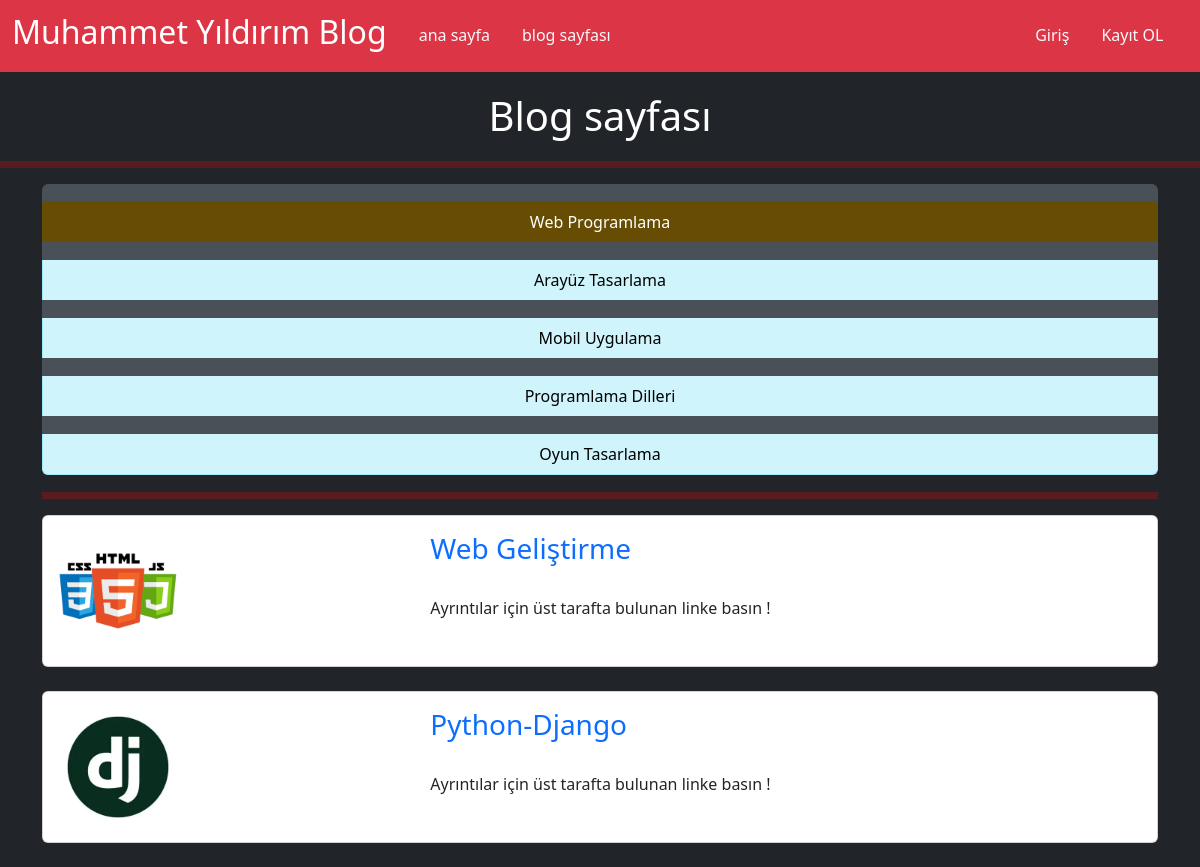
The app's page /category/web-programlama with its own data.
### blogapp/models.py (models this page shows, shortened)
class Category(models.Model):
    name = models.CharField(max_length=100)
    slug = models.SlugField(null=False, unique=True, blank=True, editable=False, db_index=True)

class Blogs(models.Model):
    title = models.CharField(max_length=100)
    image = models.ImageField(upload_to="images")
    description = RichTextField(models.TextField)
    is_active = models.BooleanField(default=True)
    is_home = models.BooleanField()
    is_blog = models.BooleanField()
    slug = models.SlugField(null=False, blank=True, unique=True, db_index=True, editable=False)
    categories = models.ManyToManyField(Category, blank=True)

### blogapp/views.py (the view)
# urls.py: path("category/<slug:slug>", views.blogs_by_category, name='blogs_by_category')
def blogs_by_category(request, slug):
    data = {
        "blogs": Category.objects.get(slug=slug).blogs_set.all(),
        "category": Category.objects.all(),
        "selected_category": slug
    }
    return render(request, "blogapp/blogs.html", data)

### blogapp/templates/blogapp/blogs.html (shortened to what this page needs)
{% extends "base.html" %}
{% load static %}
{% block content %}
<h1 style="color:white; text-align:center; margin-top:20px; margin-bottom:20px;">Blog sayfası</h1>
<hr color="red" size="10">
<div class="container">
    <div class="row">
        <div class="col-12">
            {% include 'blogapp/partials/_categories.html' %}
        </div>
        <div class="col-12">
            <hr color="red" size="10">
            {% if blogs|length > 0 %}
                {% for blog in blogs %}
                    {% include 'blogapp/partials/_blogs.html' %}
                {% endfor %}
            {% else %}
                <div class="alert alert-warning" role="alert" style="text-align:center; font-weight:500; color:#000000; ">Bu kategori ile ilgili bir içerik bulunamadı !</div>
            {% endif %}
        </div>
    </div>
</div>
{% endblock %}

### blogapp/templates/blogapp/partials/_categories.html
{% load static %}
<div class="list-group">
    {% for categori in category%}
        {% if categori.slug == selected_category %}
            <a class="list-group-item list-group-item-dark active"></a>
            <a style="text-align:center; color:#ffffff; " href="{% url 'blogs_by_category' categori.slug %}" class="list-group-item list-group-item-action list-group-item-warning active" aria-current="true">{{categori.name|title}}</a>
        {% else %}
            <a class="list-group-item list-group-item-dark active"></a>
            <a style="text-align:center; color:#000000; " href="{% url 'blogs_by_category' categori.slug %}" class="list-group-item list-group-item-action list-group-item-info" aria-current="true">{{categori.name|title}}</a>
        {% endif %}
    {% endfor %}
</div>

### blogapp/templates/blogapp/partials/_blogs.html
{% load static %}
<div class="card mb-4" style="max-width: 2000px">
    <div class="row g-0">
        <div class="col-md-4">
            <img src="{{ blog.image.url }}" class="img-fluid rounded-start" alt="png yüklenemedi" width="150">
        </div>
        <div class="col-md-8">
            <div class="card-body">
                <h3 class="card-title">
                    <a style="text-decoration:none;" href="{% url 'blog_details' blog.slug %}">{{ blog.title|title }}</a>
                </h3>
                <p class="card-text" style="margin-top:30px"> Ayrıntılar için üst tarafta bulunan linke basın !</p>
            </div>
        </div>
    </div>
</div>

### records on screen
Category: name "Web Programlama"
Category: name "Arayüz Tasarlama"
Category: name "Mobil Uygulama"
Category: name "Programlama Dilleri"
Category: name "Oyun Tasarlama"
Blogs: image (picture), title "Web Geliştirme"
Blogs: image (picture), title "Python-Django"
